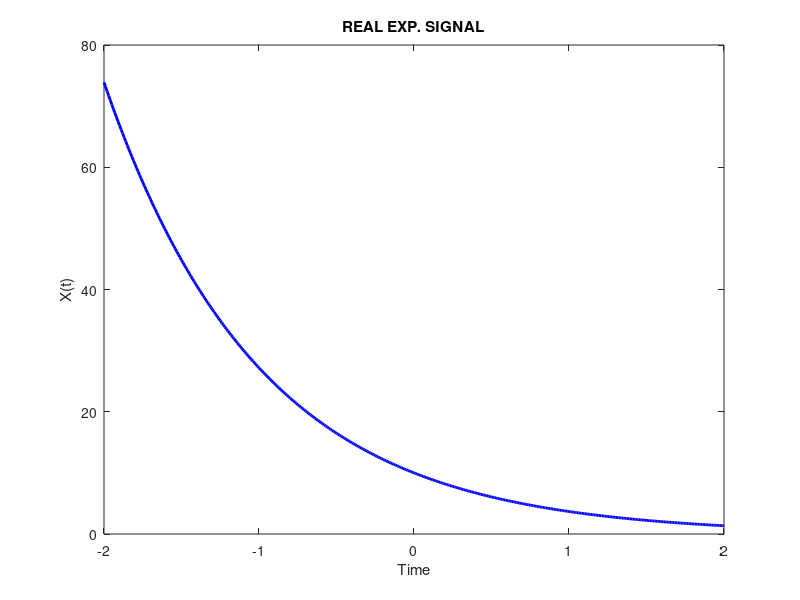

Here is the MATLAB script that generated this plot:
t = -2:0.01:2;
 sigma1 = -1;
 amp = 10;

 x1 = amp*exp(sigma1*t);

 plot(t, x1, 'b', 'linewidth', 2 )
 title( 'REAL EXP. SIGNAL'  )
 xlabel( 'Time' )
 ylabel( 'X(t)' )
